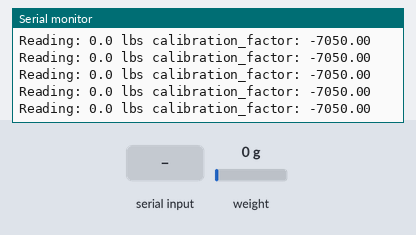
The sketch below on a simulated Arduino Uno, built with avr-gcc and run on an emulated ATmega328P. Shown: the last lines printed to the serial monitor. Inputs (shaded band) come from the test bench; at power-on: weight on the scale 0 g.

Above: at 3.3 s.
3.4 s: weight on the scale set to 100 g
At 3.4 s:
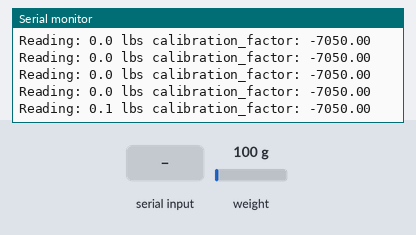
6.4 s: "+" received over Serial
At 6.53 s:
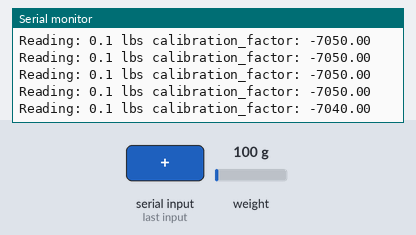
9.4 s: "a" received over Serial
At 9.47 s:
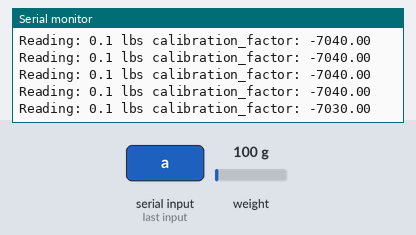
12.4 s: weight on the scale set to 1250 g
At 16.35 s:
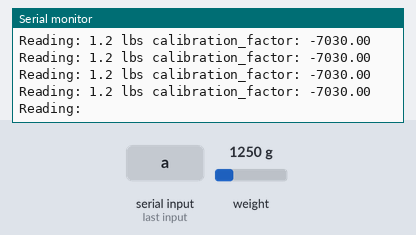
Timing chart, 0 to 16.4 s (numbered marks = the images above; inputs shaded):
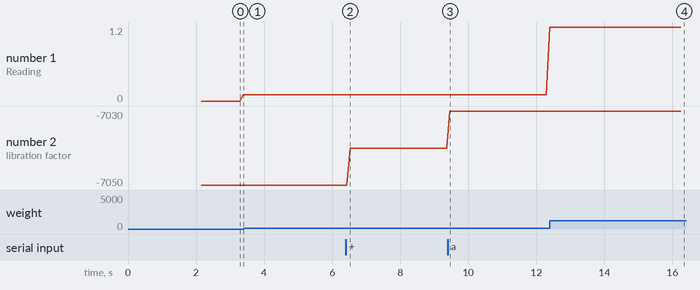

Measured:
- after the input at 6.4 s, the serial monitor: prints a new line after 0.13 s (image 2)
- after the input at 9.4 s, the serial monitor: prints a new line after 0.06 s (image 3)
- after the input at 12.4 s, the serial monitor: prints a new line after 0.10 s (image 4)
- plotted number 1: 0.1 → 1.2 after the input at 9.4 s
- plotted number 2: -7050 → -7040 after the input at 6.4 s, -7040 → -7030 after the input at 9.4 s

The sketch:

configration1.ino
```cpp
#include "HX711.h"

#define DOUT  3
#define CLK  2

HX711 scale;

float calibration_factor = -7050;
void setup() {
  Serial.begin(9600);
  Serial.println("HX711 calibration sketch");
  Serial.println("Remove all weight from scale");
  Serial.println("After readings begin, place known weight on scale");
  Serial.println("Press + or a to increase calibration factor");
  Serial.println("Press - or z to decrease calibration factor");

  scale.begin(DOUT, CLK);
  scale.set_scale();
  scale.tare();

  long zero_factor = scale.read_average();
  Serial.print("Zero factor: ");
  Serial.println(zero_factor);
}

void loop() {
  scale.set_scale(calibration_factor);
  scale.set_scale(calibration_factor);
  Serial.print("Reading: ");
  Serial.print(scale.get_units(), 1);
  Serial.print(" lbs");
  Serial.print(" calibration_factor: ");
  Serial.print(calibration_factor);
  Serial.println();

  if(Serial.available())
  {
    char temp = Serial.read();
    if(temp == '+' || temp == 'a')
      calibration_factor += 10;
    else if(temp == '-' || temp == 'z')
      calibration_factor -= 10;
  }
}
```
